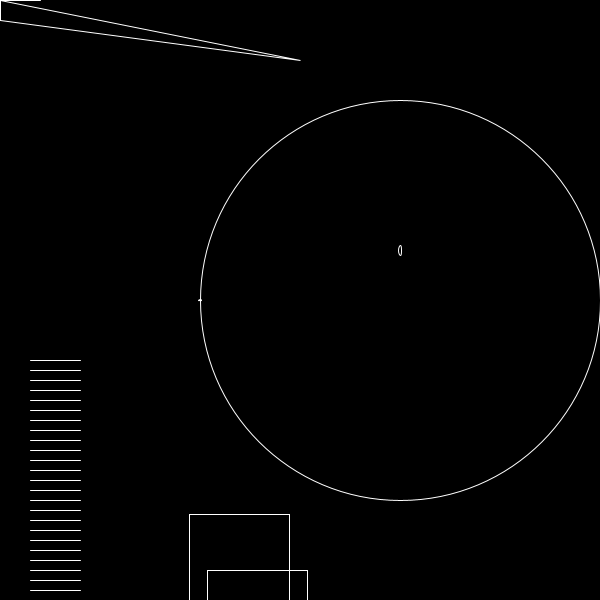
Frame 1 (no input)
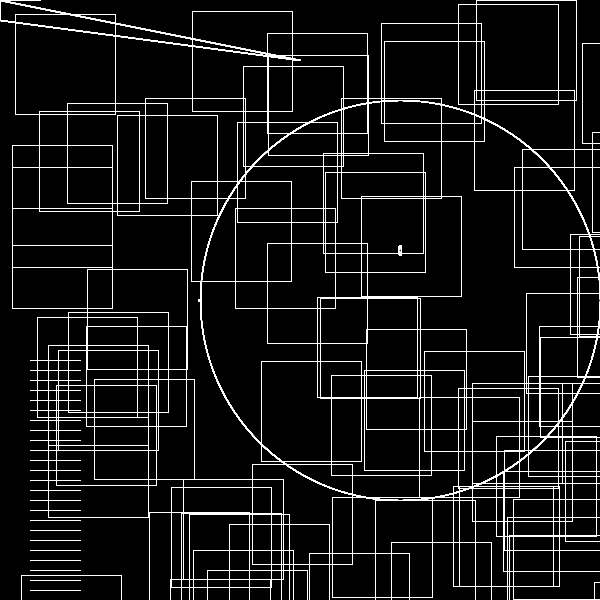
Frame 60 (the mouse pressed at the canvas centre just before this capture)
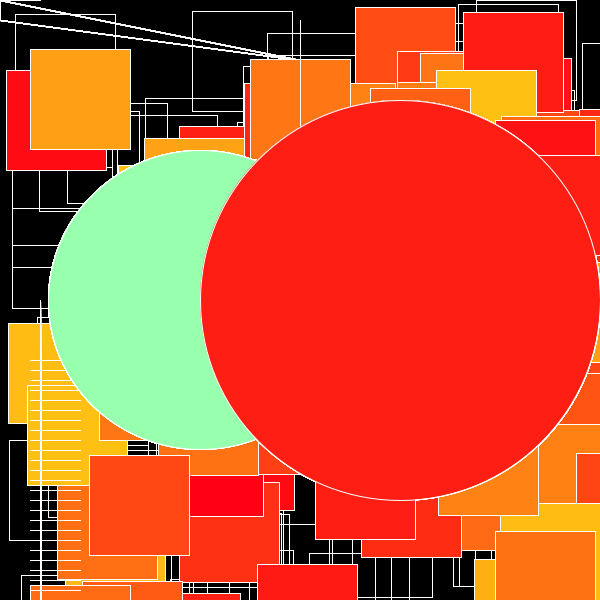
Frame 120 (the mouse held since frame 60 and released just before this capture)

The Processing sketch that drew these frames (run headless with seeded random() and noise(); from frame 60 on, the mouse is pressed at the canvas centre):

// Processing sketch: processing_52772
// ── processing_52772.pde

//WOAH

// CLICK AND DRAG SHIT
void setup() {
  size(600, 600);
  background(0);
}

void draw() {
  for (int i=360; i < height; i+=10) {
    stroke(255);  
    if (i < 200) {  
      stroke(10);
    }
    line(30, i, 80, i);
  }
  fill(152, mouseX, 175, mouseY);
  ellipse(200, 300, mouseX+3, mouseY-1);
  ellipse(400, 250, mouseX+3, mouseY-10);
  fill(pmouseX, random(200), 20, pmouseY);
  triangle(mouseX, 20, 300, 60, mouseX/1, mouseY/2);
  line(40, mouseY, mouseX/4, mouseY*81);
  rect(random(800), random(600), 100, 100);
  rect(random(800), random(600), 100, 100);
  vertex(mouseX, mouseY);
  vertex(mouseX+100, mouseY+120);
  vertex(mouseX, mouseY-110);
  
  imageMode(CENTER);           
  ellipse(400, 300, 400, 400);
}
